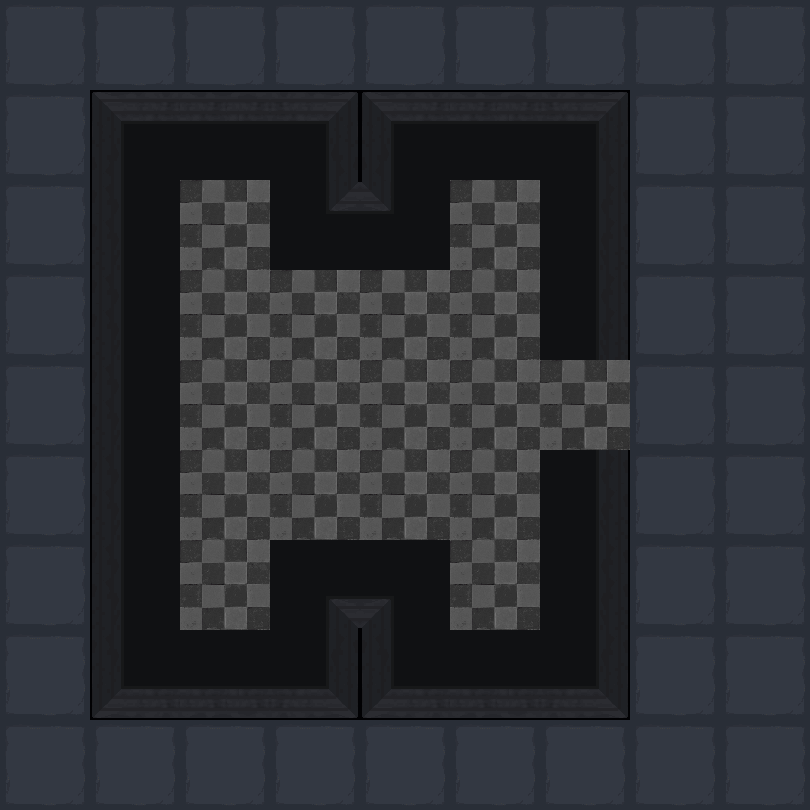

Tiled map render using the project's own tile images. Description and the map definition, with tile-layer contents summarised, below:
An orthogonal 9x9 tile map with 90x90 px tiles, 2 tile layers (地形, 障碍) and 18 objects (14x map, 2x spring, bed, door).

<map version="1.5" tiledversion="1.7.2" orientation="orthogonal" renderorder="right-down" width="9" height="9" tilewidth="90" tileheight="90" infinite="0" nextlayerid="4" nextobjectid="26">
 <tileset firstgid="1" name="1" tilewidth="90" tileheight="90" tilecount="100" columns="10">
  <image source="1.png" trans="ff00ff" width="900" height="900" />
 </tileset>
 <layer id="1" name="地形" width="9" height="9">
  <data>[81 cells, 81 non-empty, 2 distinct tile ids]</data>
 </layer>
 <layer id="2" name="障碍" width="9" height="9">
  <data>[81 cells, 25 non-empty, 12 distinct tile ids]</data>
 </layer>
 <objectgroup id="3" name="对象">
  <object id="1" name="bed" x="180" y="450" width="90" height="90" />
  <object id="4" name="map" x="180" y="180" width="90" height="90" />
  <object id="5" name="map" x="180" y="270" width="90" height="90">
   <properties>
    <property name="index" value="" />
   </properties>
  </object>
  <object id="7" name="map" x="450" y="180" width="90" height="90" />
  <object id="9" name="map" x="180" y="540" width="90" height="90" />
  <object id="11" name="map" x="450" y="540" width="90" height="90" />
  <object id="12" name="map" x="270" y="450" width="90" height="90" />
  <object id="13" name="map" x="360" y="450" width="90" height="90" />
  <object id="14" name="map" x="360" y="360" width="90" height="90" />
  <object id="15" name="map" x="270" y="270" width="90" height="90" />
  <object id="16" name="map" x="270" y="360" width="90" height="90" />
  <object id="17" name="map" x="360" y="270" width="90" height="90" />
  <object id="18" name="map" x="450" y="360" width="90" height="90">
   <properties>
    <property name="weapon" type="int" value="1" />
   </properties>
  </object>
  <object id="19" name="map" x="450" y="270" width="90" height="90">
   <properties>
    <property name="weapon" type="int" value="2" />
   </properties>
  </object>
  <object id="20" name="map" x="450" y="450" width="90" height="90">
   <properties>
    <property name="weapon" type="int" value="3" />
   </properties>
  </object>
  <object id="23" name="spring" x="180" y="360" width="90" height="90">
   <properties>
    <property name="direction" value="4" />
   </properties>
  </object>
  <object id="24" name="door" x="540" y="360" width="90" height="90">
   <properties>
    <property name="LorR" type="int" value="1" />
    <property name="motion" type="int" value="3" />
    <property name="rotate" type="int" value="90" />
   </properties>
  </object>
  <object id="25" name="spring" x="0" y="360" width="90" height="90">
   <properties>
    <property name="direction" value="3" />
   </properties>
  </object>
 </objectgroup>
</map>
